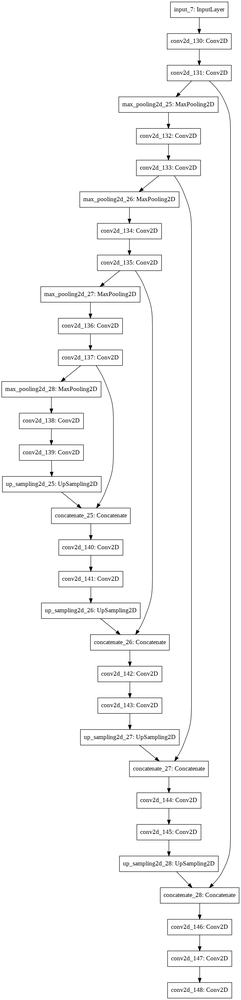
#> input picture models_images/unet_model.png, 241 x 1000 px, shrunk from 741 x 3077 before the run
$ python mean_val.py ../models_images/unet_model.png
#> lines starting #> are read from the running program, lines starting #| are printed output that depends on the picture; long printed decimals are rounded
import numpy as np
import cv2
import os
import sys

image = cv2.imread(sys.argv[1])
#> image is the input picture: shape (1000, 241, 3); min 0, max 255, mean 247.8

# [31 lines of commented-out code are left out]
row, col, ch = image.shape
#> row = 1000; col = 241; ch = 3
mean = 0
var = 0.1
sigma = var**0.5
gauss = np.random.normal(mean,sigma,(row, col, ch))
gauss = gauss.reshape(row, col, ch)*75
print('Gauss: ', gauss[10:15, 10:15, 1])
#| Gauss:  [[-16.005   5.229   19.433 -12.567   7.920]
#|  [ -7.242  20.157  -0.8435  -6.229 -19.661]
#|  [-24.534  41.902 -46.817  -8.315  48.839]
#|  [  7.754  12.553  -7.443  15.034  13.226]
#|  [ 13.280  15.873   2.459 -30.617 -16.005]]
image[:,:,0] = image[:,:,0] + gauss[:,:,0]
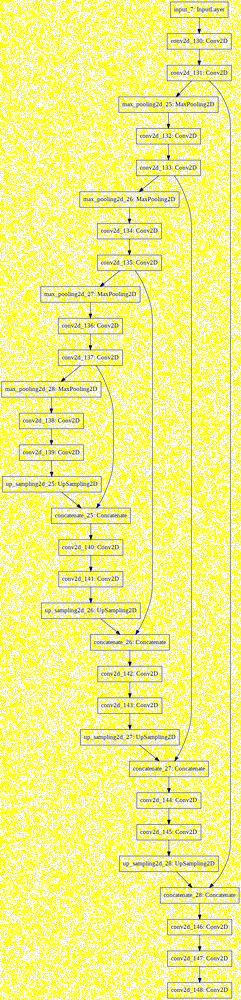
#> image: shape (1000, 241, 3); mean B, G, R 134.6, 247.8, 247.8
image[:,:,1] = image[:,:,1] + gauss[:,:,1]
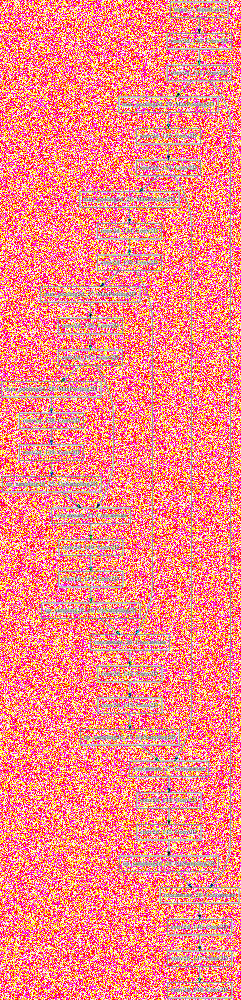
#> image: shape (1000, 241, 3); mean B, G, R 134.6, 134.8, 247.8
image[:,:,2] = image[:,:,2] + gauss[:,:,2]
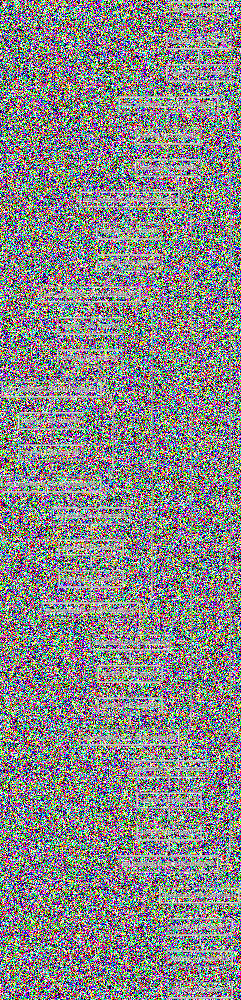
#> image: shape (1000, 241, 3); mean B, G, R 134.6, 134.8, 134.8
# image[:,:,0] = image[:,:,0] - 127.5
# image[:,:,1] = image[:,:,1] - 127.5
# image[:,:,2] = image[:,:,2] - 127.5
cv2.imwrite('austin1_mod.tif',image)
